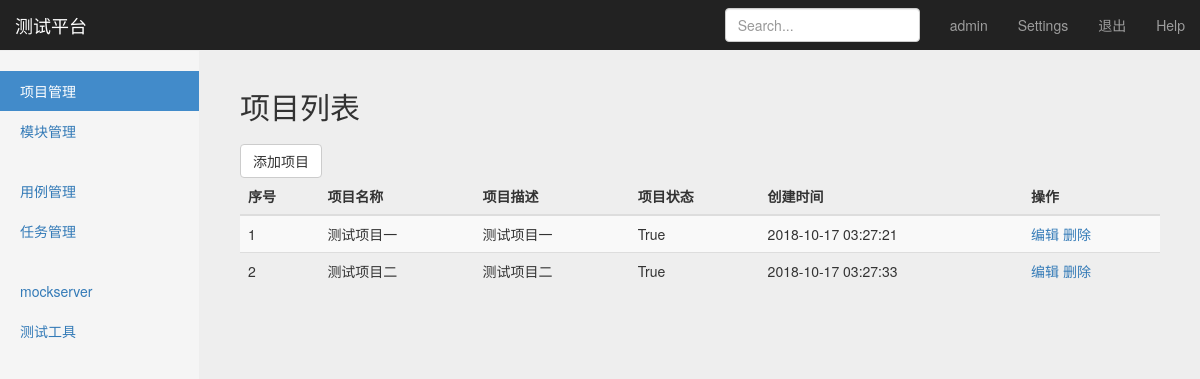
Page /manage/project_manage/ (signed in) on the earlier database version.
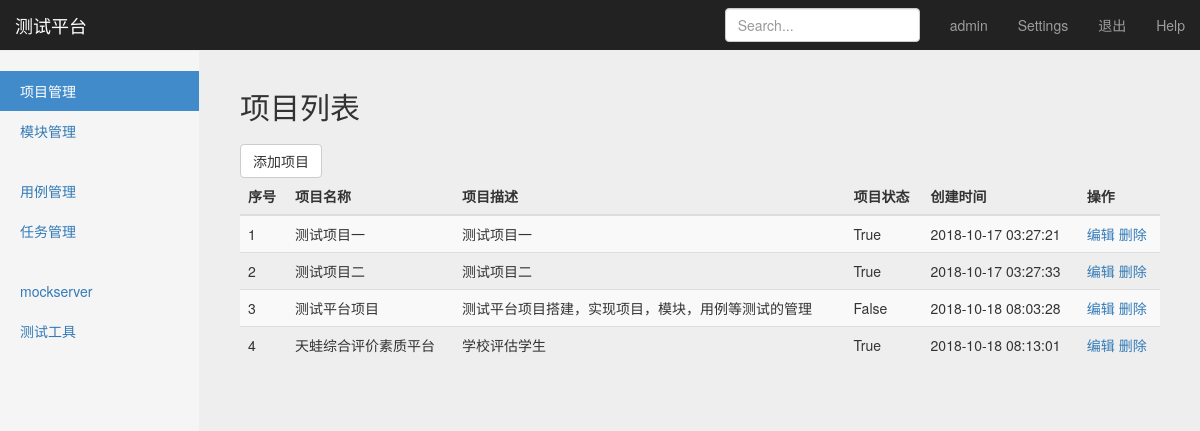
Same page on the later database version.
### project_app/models.py (models this page shows, shortened)
class Project(models.Model):
    name = models.CharField("项目名称", blank=False,max_length=1000)
    desc = models.CharField("项目描述",blank=True, max_length=5000)
    status = models.BooleanField("项目状态", default=True)
    create_time = models.DateTimeField("创建时间", auto_now_add=True)

### project_app/views/project_views.py (the view)
# urls.py: path('project_manage/', project_views.project_manage),
@login_required #判断用户是否已经登录，如果未登录，在浏览器中直接输入project_manage的地址，不让访问
def project_manage(request):
    project_list = Project.objects.all()
    username = request.session.get('user1', '')
    return render(request, "project_manage.html", {"user": username, "projects": project_list, "type": 'list'})

### templates/project_manage.html (shortened to what this page needs)
{% extends "base.html" %}
{% block content %}
    <nav class="navbar navbar-inverse navbar-fixed-top">
      <div class="container-fluid">
        <div class="navbar-header">
          <a class="navbar-brand" href="#">测试平台</a>
        </div>
        <div id="navbar" class="navbar-collapse collapse">
          <ul class="nav navbar-nav navbar-right">
            <li><a href="#">{{ user }}</a></li>
            <li><a href="#">Settings</a></li>
            <li><a href="/logout/">退出</a></li>
            <li><a href="#">Help</a></li>
          </ul>
          <form class="navbar-form navbar-right">
            <input type="text" class="form-control" placeholder="Search...">
          </form>
        </div>
      </div>
    </nav>
    <div class="container-fluid">
      <div class="row">
        <div class="col-sm-3 col-md-2 sidebar">
          <ul class="nav nav-sidebar">
            <li class="active"><a href="#" id="project_manage">项目管理</a></li>
              <li><a href="/manage/module_manage/" id="module_manage">模块管理</a></li>
          </ul>
          <ul class="nav nav-sidebar">
            <li><a href="/interface/case_manage/" id="case_manage">用例管理</a></li>
            <li><a href="/interface/task_manage/" id="task_manage">任务管理</a></li>
          </ul>
          <ul class="nav nav-sidebar">
            <li><a href="">mockserver</a></li>
            <li><a href="">测试工具</a></li>
          </ul>
        </div>
        {% if type == 'list' %}
        <div class="col-sm-9 col-sm-offset-3 col-md-10 col-md-offset-2 main">
          <h2 class="sub-header">项目列表</h2>
            <button type="button" class="btn btn-default" id="add_project" onclick="window.location.href='/manage/add_project/'">添加项目</button>
          <div class="table-responsive">
            <table class="table table-striped">
              <thead>
                <tr>
                  <th>序号</th>
                  <th>项目名称</th>
                  <th>项目描述</th>
                  <th>项目状态</th>
                  <th>创建时间</th>
                  <th>操作</th>
                </tr>
              </thead>
              <tbody>
              {% for project in projects %}
              <tr>
                  <td>{{ project.id }}</td>
                  <td id="project_name">{{ project.name }}</td>
                  <td>{{ project.desc }}</td>
                  <td>{{ project.status }}</td>
                  <td>{{ project.create_time | date:"Y-m-d H:i:s" }}</td>
                  <td>
                      <a href="/manage/edit_project/{{ project.id }}/">编辑</a>
                      <a href="/manage/del_project/{{ project.id }}/">删除</a>
                  </td>
              </tr>
              {% endfor %}
              </tbody>
            </table>
          </div>
        </div>
      {% endif %}
    </div>
{% endblock %}

Differences in the rows shown:
added Project: id "3", name "测试平台项目", desc "测试平台项目搭建，实现项目，模块，用例等测试的管理", status "False", create_time "2018-10-18 08:03:28"
added Project: id "4", name "天蛙综合评价素质平台", desc "学校评估学生", status "True", create_time "2018-10-18 08:13:01"
